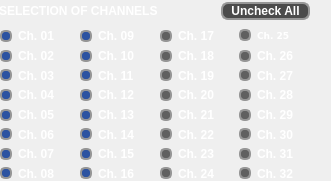
           <widget class="QFrame" name="channel_config_area">
            <property name="geometry">
             <rect>
              <x>20</x>
              <y>200</y>
              <width>331</width>
              <height>181</height>
             </rect>
            </property>
            <property name="styleSheet">
             <string notr="true">QLabel{color:#FFFFFF;font:7pt&quot;DejaVu Sans&quot;;font-weight:bold;}</string>
            </property>
            <widget class="QFrame" name="channel_08_area">
             <property name="geometry">
              <rect>
               <x>0</x>
               <y>29</y>
               <width>81</width>
               <height>151</height>
              </rect>
             </property>
             <property name="styleSheet">
              <string notr="true">QRadioButton{color:#FFFFFF;font:7pt&quot;DejaVu Sans&quot;;font-weight:bold;}QRadioButton::indicator::checked{border:2px solid #969696;border-radius:5px;background-color:#2C53A1;width:8px;height:8px;}QRadioButton::indicator::unchecked{border:2px solid #969696;border-radius:5px;background-color:#969696;width:8px;height:8px;}QRadioButton::indicator::!enabled{border:2px solid #969696;border-radius:5px;	background-color:#606060;width:8px;height:8px;color:#606060;}</string>
             </property>
             <property name="frameShape">
              <enum>QFrame::NoFrame</enum>
             </property>
             <property name="frameShadow">
              <enum>QFrame::Raised</enum>
             </property>
             <widget class="QWidget" name="gridLayoutWidget_11">
              <property name="geometry">
               <rect>
                <x>0</x>
                <y>0</y>
                <width>81</width>
                <height>151</height>
               </rect>
              </property>
              <layout class="QGridLayout" name="gridLayout_12">
               <item row="2" column="0">
                <widget class="QRadioButton" name="C03_button">
                 <property name="text">
                  <string notr="true">Ch. 03</string>
                 </property>
                 <property name="checkable">
                  <bool>true</bool>
                 </property>
                 <property name="checked">
                  <bool>true</bool>
                 </property>
                 <property name="autoExclusive">
                  <bool>false</bool>
                 </property>
                </widget>
               </item>
               <item row="3" column="0">
                <widget class="QRadioButton" name="C04_button">
                 <property name="text">
                  <string notr="true">Ch. 04</string>
                 </property>
                 <property name="checkable">
                  <bool>true</bool>
                 </property>
                 <property name="checked">
                  <bool>true</bool>
                 </property>
                 <property name="autoExclusive">
                  <bool>false</bool>
                 </property>
                </widget>
               </item>
               <item row="4" column="0">
                <widget class="QRadioButton" name="C05_button">
                 <property name="text">
                  <string notr="true">Ch. 05</string>
                 </property>
                 <property name="checkable">
                  <bool>true</bool>
                 </property>
                 <property name="checked">
                  <bool>true</bool>
                 </property>
                 <property name="autoExclusive">
                  <bool>false</bool>
                 </property>
                </widget>
               </item>
               <item row="5" column="0">
                <widget class="QRadioButton" name="C06_button">
                 <property name="text">
                  <string notr="true">Ch. 06</string>
                 </property>
                 <property name="checkable">
                  <bool>true</bool>
                 </property>
                 <property name="checked">
                  <bool>true</bool>
                 </property>
                 <property name="autoExclusive">
                  <bool>false</bool>
                 </property>
                </widget>
               </item>
               <item row="6" column="0">
                <widget class="QRadioButton" name="C07_button">
                 <property name="text">
                  <string notr="true">Ch. 07</string>
                 </property>
                 <property name="checkable">
                  <bool>true</bool>
                 </property>
                 <property name="checked">
                  <bool>true</bool>
                 </property>
                 <property name="autoExclusive">
                  <bool>false</bool>
                 </property>
                </widget>
               </item>
               <item row="0" column="0">
                <widget class="QRadioButton" name="C01_button">
                 <property name="text">
                  <string notr="true">Ch. 01</string>
                 </property>
                 <property name="checkable">
                  <bool>true</bool>
                 </property>
                 <property name="checked">
                  <bool>true</bool>
                 </property>
                 <property name="autoExclusive">
                  <bool>false</bool>
                 </property>
                </widget>
               </item>
               <item row="1" column="0">
                <widget class="QRadioButton" name="C02_button">
                 <property name="text">
                  <string notr="true">Ch. 02</string>
                 </property>
                 <property name="checkable">
                  <bool>true</bool>
                 </property>
                 <property name="checked">
                  <bool>true</bool>
                 </property>
                 <property name="autoExclusive">
                  <bool>false</bool>
                 </property>
                </widget>
               </item>
               <item row="7" column="0">
                <widget class="QRadioButton" name="C08_button">
                 <property name="text">
                  <string notr="true">Ch. 08</string>
                 </property>
                 <property name="checkable">
                  <bool>true</bool>
                 </property>
                 <property name="checked">
                  <bool>true</bool>
                 </property>
                 <property name="autoExclusive">
                  <bool>false</bool>
                 </property>
                </widget>
               </item>
              </layout>
             </widget>
            </widget>
            <widget class="QFrame" name="channel_16_area">
             <property name="geometry">
              <rect>
               <x>80</x>
               <y>29</y>
               <width>81</width>
               <height>151</height>
              </rect>
             </property>
             <property name="styleSheet">
              <string notr="true">QRadioButton{color:#FFFFFF;font:7pt&quot;DejaVu Sans&quot;;font-weight:bold;}QRadioButton::indicator::checked{border:2px solid #969696;border-radius:5px;background-color:#2C53A1;width:8px;height:8px;}QRadioButton::indicator::unchecked{border:2px solid #969696;border-radius:5px;background-color:#969696;width:8px;height:8px;}QRadioButton::indicator::!enabled{border:2px solid #969696;border-radius:5px;	background-color:#606060;width:8px;height:8px;color:#606060;}</string>
             </property>
             <property name="frameShape">
              <enum>QFrame::NoFrame</enum>
             </property>
             <property name="frameShadow">
              <enum>QFrame::Raised</enum>
             </property>
             <widget class="QWidget" name="gridLayoutWidget_10">
              <property name="geometry">
               <rect>
                <x>0</x>
                <y>0</y>
                <width>81</width>
                <height>151</height>
               </rect>
              </property>
              <layout class="QGridLayout" name="gridLayout_11">
               <item row="0" column="0">
                <widget class="QRadioButton" name="C09_button">
                 <property name="text">
                  <string notr="true">Ch. 09</string>
                 </property>
                 <property name="checkable">
                  <bool>true</bool>
                 </property>
                 <property name="checked">
                  <bool>true</bool>
                 </property>
                 <property name="autoExclusive">
                  <bool>false</bool>
                 </property>
                </widget>
               </item>
               <item row="2" column="0">
                <widget class="QRadioButton" name="C11_button">
                 <property name="text">
                  <string notr="true">Ch. 11</string>
                 </property>
                 <property name="checkable">
                  <bool>true</bool>
                 </property>
                 <property name="checked">
                  <bool>true</bool>
                 </property>
                 <property name="autoExclusive">
                  <bool>false</bool>
                 </property>
                </widget>
               </item>
               <item row="3" column="0">
                <widget class="QRadioButton" name="C12_button">
                 <property name="text">
                  <string notr="true">Ch. 12</string>
                 </property>
                 <property name="checkable">
                  <bool>true</bool>
                 </property>
                 <property name="checked">
                  <bool>true</bool>
                 </property>
                 <property name="autoExclusive">
                  <bool>false</bool>
                 </property>
                </widget>
               </item>
               <item row="1" column="0">
                <widget class="QRadioButton" name="C10_button">
                 <property name="text">
                  <string notr="true">Ch. 10</string>
                 </property>
                 <property name="checkable">
                  <bool>true</bool>
                 </property>
                 <property name="checked">
                  <bool>true</bool>
                 </property>
                 <property name="autoExclusive">
                  <bool>false</bool>
                 </property>
                </widget>
               </item>
               <item row="6" column="0">
                <widget class="QRadioButton" name="C15_button">
                 <property name="text">
                  <string notr="true">Ch. 15</string>
                 </property>
                 <property name="checkable">
                  <bool>true</bool>
                 </property>
                 <property name="checked">
                  <bool>true</bool>
                 </property>
                 <property name="autoExclusive">
                  <bool>false</bool>
                 </property>
                </widget>
               </item>
               <item row="4" column="0">
                <widget class="QRadioButton" name="C13_button">
                 <property name="text">
                  <string notr="true">Ch. 13</string>
                 </property>
                 <property name="checkable">
                  <bool>true</bool>
                 </property>
                 <property name="checked">
                  <bool>true</bool>
                 </property>
                 <property name="autoExclusive">
                  <bool>false</bool>
                 </property>
                </widget>
               </item>
               <item row="5" column="0">
                <widget class="QRadioButton" name="C14_button">
                 <property name="text">
                  <string notr="true">Ch. 14</string>
                 </property>
                 <property name="checkable">
                  <bool>true</bool>
                 </property>
                 <property name="checked">
                  <bool>true</bool>
                 </property>
                 <property name="autoExclusive">
                  <bool>false</bool>
                 </property>
                </widget>
               </item>
               <item row="7" column="0">
                <widget class="QRadioButton" name="C16_button">
                 <property name="text">
                  <string notr="true">Ch. 16</string>
                 </property>
                 <property name="checkable">
                  <bool>true</bool>
                 </property>
                 <property name="checked">
                  <bool>true</bool>
                 </property>
                 <property name="autoExclusive">
                  <bool>false</bool>
                 </property>
                </widget>
               </item>
              </layout>
             </widget>
            </widget>
            <widget class="QFrame" name="channel_32_area">
             <property name="enabled">
              <bool>false</bool>
             </property>
             <property name="geometry">
              <rect>
               <x>160</x>
               <y>29</y>
               <width>150</width>
               <height>151</height>
              </rect>
             </property>
             <property name="styleSheet">
              <string notr="true">QRadioButton{color:#FFFFFF;font:7pt&quot;DejaVu Sans&quot;;font-weight:bold;}QRadioButton::indicator::checked{border:2px solid #969696;border-radius:5px;background-color:#2C53A1;width:8px;height:8px;}QRadioButton::indicator::unchecked{border:2px solid #969696;border-radius:5px;background-color:#969696;width:8px;height:8px;}QRadioButton::indicator::!enabled{border:2px solid #969696;border-radius:5px;	background-color:#606060;width:8px;height:8px;color:#606060;}</string>
             </property>
             <property name="frameShape">
              <enum>QFrame::NoFrame</enum>
             </property>
             <property name="frameShadow">
              <enum>QFrame::Raised</enum>
             </property>
             <widget class="QWidget" name="gridLayoutWidget_5">
              <property name="geometry">
               <rect>
                <x>0</x>
                <y>0</y>
                <width>151</width>
                <height>151</height>
               </rect>
              </property>
              <layout class="QGridLayout" name="gridLayout_6">
               <item row="6" column="1">
                <widget class="QRadioButton" name="C31_button">
                 <property name="baseSize">
                  <size>
                   <width>0</width>
                   <height>0</height>
                  </size>
                 </property>
                 <property name="text">
                  <string notr="true">Ch. 31</string>
                 </property>
                 <property name="checkable">
                  <bool>true</bool>
                 </property>
                 <property name="checked">
                  <bool>true</bool>
                 </property>
                 <property name="autoExclusive">
                  <bool>false</bool>
                 </property>
                </widget>
               </item>
               <item row="7" column="0">
                <widget class="QRadioButton" name="C24_button">
                 <property name="text">
                  <string notr="true">Ch. 24</string>
                 </property>
                 <property name="checkable">
                  <bool>true</bool>
                 </property>
                 <property name="checked">
                  <bool>true</bool>
                 </property>
                 <property name="autoExclusive">
                  <bool>false</bool>
                 </property>
                </widget>
               </item>
               <item row="0" column="1">
                <widget class="QRadioButton" name="C25_button">
                 <property name="font">
                  <font>
                   <family>DejaVu Sans</family>
                   <pointsize>7</pointsize>
                   <weight>75</weight>
                   <italic>false</italic>
                   <bold>true</bold>
                  </font>
                 </property>
                 <property name="text">
                  <string notr="true">Ch. 25</string>
                 </property>
                 <property name="checkable">
                  <bool>true</bool>
                 </property>
                 <property name="checked">
                  <bool>true</bool>
                 </property>
                 <property name="autoExclusive">
                  <bool>false</bool>
                 </property>
                </widget>
               </item>
               <item row="3" column="0">
                <widget class="QRadioButton" name="C20_button">
                 <property name="text">
                  <string notr="true">Ch. 20</string>
                 </property>
                 <property name="checkable">
                  <bool>true</bool>
                 </property>
                 <property name="checked">
                  <bool>true</bool>
                 </property>
                 <property name="autoExclusive">
                  <bool>false</bool>
                 </property>
                </widget>
               </item>
               <item row="2" column="1">
                <widget class="QRadioButton" name="C27_button">
                 <property name="text">
                  <string notr="true">Ch. 27</string>
                 </property>
                 <property name="checkable">
                  <bool>true</bool>
                 </property>
                 <property name="checked">
                  <bool>true</bool>
                 </property>
                 <property name="autoExclusive">
                  <bool>false</bool>
                 </property>
                </widget>
               </item>
               <item row="4" column="0">
                <widget class="QRadioButton" name="C21_button">
                 <property name="text">
                  <string notr="true">Ch. 21</string>
                 </property>
                 <property name="checkable">
                  <bool>true</bool>
                 </property>
                 <property name="checked">
                  <bool>true</bool>
                 </property>
                 <property name="autoExclusive">
                  <bool>false</bool>
                 </property>
                </widget>
               </item>
               <item row="3" column="1">
                <widget class="QRadioButton" name="C28_button">
                 <property name="text">
                  <string notr="true">Ch. 28</string>
                 </property>
                 <property name="checkable">
                  <bool>true</bool>
                 </property>
                 <property name="checked">
                  <bool>true</bool>
                 </property>
                 <property name="autoExclusive">
                  <bool>false</bool>
                 </property>
                </widget>
               </item>
               <item row="4" column="1">
                <widget class="QRadioButton" name="C29_button">
                 <property name="text">
                  <string notr="true">Ch. 29</string>
                 </property>
                 <property name="checkable">
                  <bool>true</bool>
                 </property>
                 <property name="checked">
                  <bool>true</bool>
                 </property>
                 <property name="autoExclusive">
                  <bool>false</bool>
                 </property>
                </widget>
               </item>
               <item row="1" column="1">
                <widget class="QRadioButton" name="C26_button">
                 <property name="cursor">
                  <cursorShape>UpArrowCursor</cursorShape>
                 </property>
                 <property name="text">
                  <string notr="true">Ch. 26</string>
                 </property>
                 <property name="checkable">
                  <bool>true</bool>
                 </property>
                 <property name="checked">
                  <bool>true</bool>
                 </property>
                 <property name="autoExclusive">
                  <bool>false</bool>
                 </property>
                </widget>
               </item>
               <item row="6" column="0">
                <widget class="QRadioButton" name="C23_button">
                 <property name="text">
                  <string notr="true">Ch. 23</string>
                 </property>
                 <property name="checkable">
                  <bool>true</bool>
                 </property>
                 <property name="checked">
                  <bool>true</bool>
                 </property>
                 <property name="autoExclusive">
                  <bool>false</bool>
                 </property>
                </widget>
               </item>
               <item row="2" column="0">
                <widget class="QRadioButton" name="C19_button">
                 <property name="text">
                  <string notr="true">Ch. 19</string>
                 </property>
                 <property name="checkable">
                  <bool>true</bool>
                 </property>
                 <property name="checked">
                  <bool>true</bool>
                 </property>
                 <property name="autoExclusive">
                  <bool>false</bool>
                 </property>
                </widget>
               </item>
               <item row="5" column="0">
                <widget class="QRadioButton" name="C22_button">
                 <property name="text">
                  <string notr="true">Ch. 22</string>
                 </property>
                 <property name="checkable">
                  <bool>true</bool>
                 </property>
                 <property name="checked">
                  <bool>true</bool>
                 </property>
                 <property name="autoExclusive">
                  <bool>false</bool>
                 </property>
                </widget>
               </item>
               <item row="7" column="1">
                <widget class="QRadioButton" name="C32_button">
                 <property name="text">
                  <string notr="true">Ch. 32</string>
                 </property>
                 <property name="checkable">
                  <bool>true</bool>
                 </property>
                 <property name="checked">
                  <bool>true</bool>
                 </property>
                 <property name="autoExclusive">
                  <bool>false</bool>
                 </property>
                </widget>
               </item>
               <item row="0" column="0">
                <widget class="QRadioButton" name="C17_button">
                 <property name="text">
                  <string notr="true">Ch. 17</string>
                 </property>
                 <property name="checkable">
                  <bool>true</bool>
                 </property>
                 <property name="checked">
                  <bool>true</bool>
                 </property>
                 <property name="autoExclusive">
                  <bool>false</bool>
                 </property>
                </widget>
               </item>
               <item row="5" column="1">
                <widget class="QRadioButton" name="C30_button">
                 <property name="text">
                  <string notr="true">Ch. 30</string>
                 </property>
                 <property name="checkable">
                  <bool>true</bool>
                 </property>
                 <property name="checked">
                  <bool>true</bool>
                 </property>
                 <property name="autoExclusive">
                  <bool>false</bool>
                 </property>
                </widget>
               </item>
               <item row="1" column="0">
                <widget class="QRadioButton" name="C18_button">
                 <property name="text">
                  <string notr="true">Ch. 18</string>
                 </property>
                 <property name="checkable">
                  <bool>true</bool>
                 </property>
                 <property name="checked">
                  <bool>true</bool>
                 </property>
                 <property name="autoExclusive">
                  <bool>false</bool>
                 </property>
                </widget>
               </item>
              </layout>
             </widget>
            </widget>
            <widget class="QWidget" name="gridLayoutWidget_8">
             <property name="geometry">
              <rect>
               <x>-1</x>
               <y>0</y>
               <width>311</width>
               <height>22</height>
              </rect>
             </property>
             <layout class="QGridLayout" name="gridLayout_9">
              <item row="0" column="0">
               <widget class="QLabel" name="label_30">
                <property name="text">
                 <string notr="true">SELECTION OF CHANNELS</string>
                </property>
                <property name="alignment">
                 <set>Qt::AlignLeading|Qt::AlignLeft|Qt::AlignVCenter</set>
                </property>
               </widget>
              </item>
              <item row="0" column="2">
               <widget class="QPushButton" name="check_all_button">
                <property name="styleSheet">
                 <string notr="true">QPushButton{border:2px solid #969696;border-radius:7px;background-color:#4B4B4B;color:#FFFFFF;font:6pt&quot;helvetica&quot;;font-weight:bold;padding-left: 8px; padding-right: 8px;}QPushButton:pressed{border:2px solid #A21F27;border-radius:8px;background-color:#A21F27;color:#FFFFFF;}</string>
                </property>
                <property name="text">
                 <string notr="true">Uncheck All</string>
                </property>
               </widget>
              </item>
              <item row="0" column="1">
               <spacer name="horizontalSpacer">
                <property name="orientation">
                 <enum>Qt::Horizontal</enum>
                </property>
                <property name="sizeHint" stdset="0">
                 <size>
                  <width>40</width>
                  <height>20</height>
                 </size>
                </property>
               </spacer>
              </item>
             </layout>
            </widget>
            <zorder>channel_08_area</zorder>
            <zorder>gridLayoutWidget_8</zorder>
            <zorder>channel_16_area</zorder>
            <zorder>channel_32_area</zorder>
           </widget>
